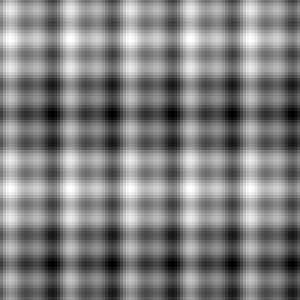
#> input picture 20222003.png, 100 x 100 px, found by its file name (shown 3 times larger)
$ jupyter execute --allow-errors 20222003.ipynb
#> lines starting #> are read from the running program, lines starting #| are printed output that depends on the picture
[cell 1]
# import necessary libraries
from scipy.io import wavfile
from IPython.display import Audio, display
import os
from scipy.fft import rfft, rfftfreq
import matplotlib.pyplot as plt
import numpy as np

[cell 2]
# import necessary libraries
from scipy.io import wavfile
from IPython.display import Audio, display
import os
from scipy.fft import rfft, rfftfreq
import matplotlib.pyplot as plt
import numpy as np
# Soal Nomor 3
# define filename
fname = 'note_08_20222003.wav'

# get file existence
file_exist = os.path.exists(fname)
# read file
if file_exist:
    sample_rate, data = wavfile.read(fname)
    print("sample rate = ", sample_rate, "Hz")
    print(data)
#> (the rest of this cell did not finish here and is left out)

[cell 3]
# import necessary libraries
from scipy.io import wavfile
from IPython.display import Audio, display
import os
from scipy.fft import rfft, rfftfreq
import matplotlib.pyplot as plt
import numpy as np
# Soal Nomor 4
ifname = 'data/20222003.png'
im_in = plt.imread(ifname).astype(float)
height = len(im_in)
#> height = 100
width = len(im_in[0])
#> width = 100
pixel = width*height
#> pixel = 10000
print("lebar =", width)
#| lebar = 100
print("tinggi =", height)
#| tinggi = 100
print("pixel =",pixel)
#| pixel = 10000
print("Format pixel citra adalah seperti grating")
plt.set_cmap("gray")
#> (this line was passed over: IPython is not available in this run)
plt.subplot(121)
#> (this line was passed over: IPython is not available in this run)
plt.imshow(im_in)
#> (this line was passed over: IPython is not available in this run)

# Calculate Fourier transform of grating
ft = np.fft.ifftshift(im_in)
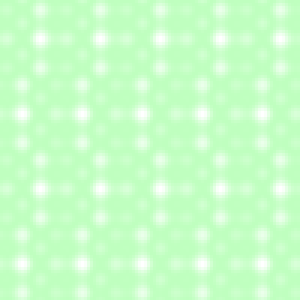
#> ft: shape (100, 100, 4) float64 (shown 3 times larger); mean R, G, B, A 0.5, 1, 0.5, 0.5; transparent parts drawn white
ft = np.fft.fft2(ft)
ft = np.fft.fftshift(ft)
plt.subplot(122)
#> (this line was passed over: IPython is not available in this run)
plt.imshow(abs(ft))
#> (this line was passed over: IPython is not available in this run)
plt.show()
print("Frekuensi citranya adalah pada kx = 40 & ky=[0,100], kx = 45 & ky=[0,100], kx = 50 & ky=[0,100], kx = 55 & ky=[0,100], kx = 60 & ky=[0,100]")
